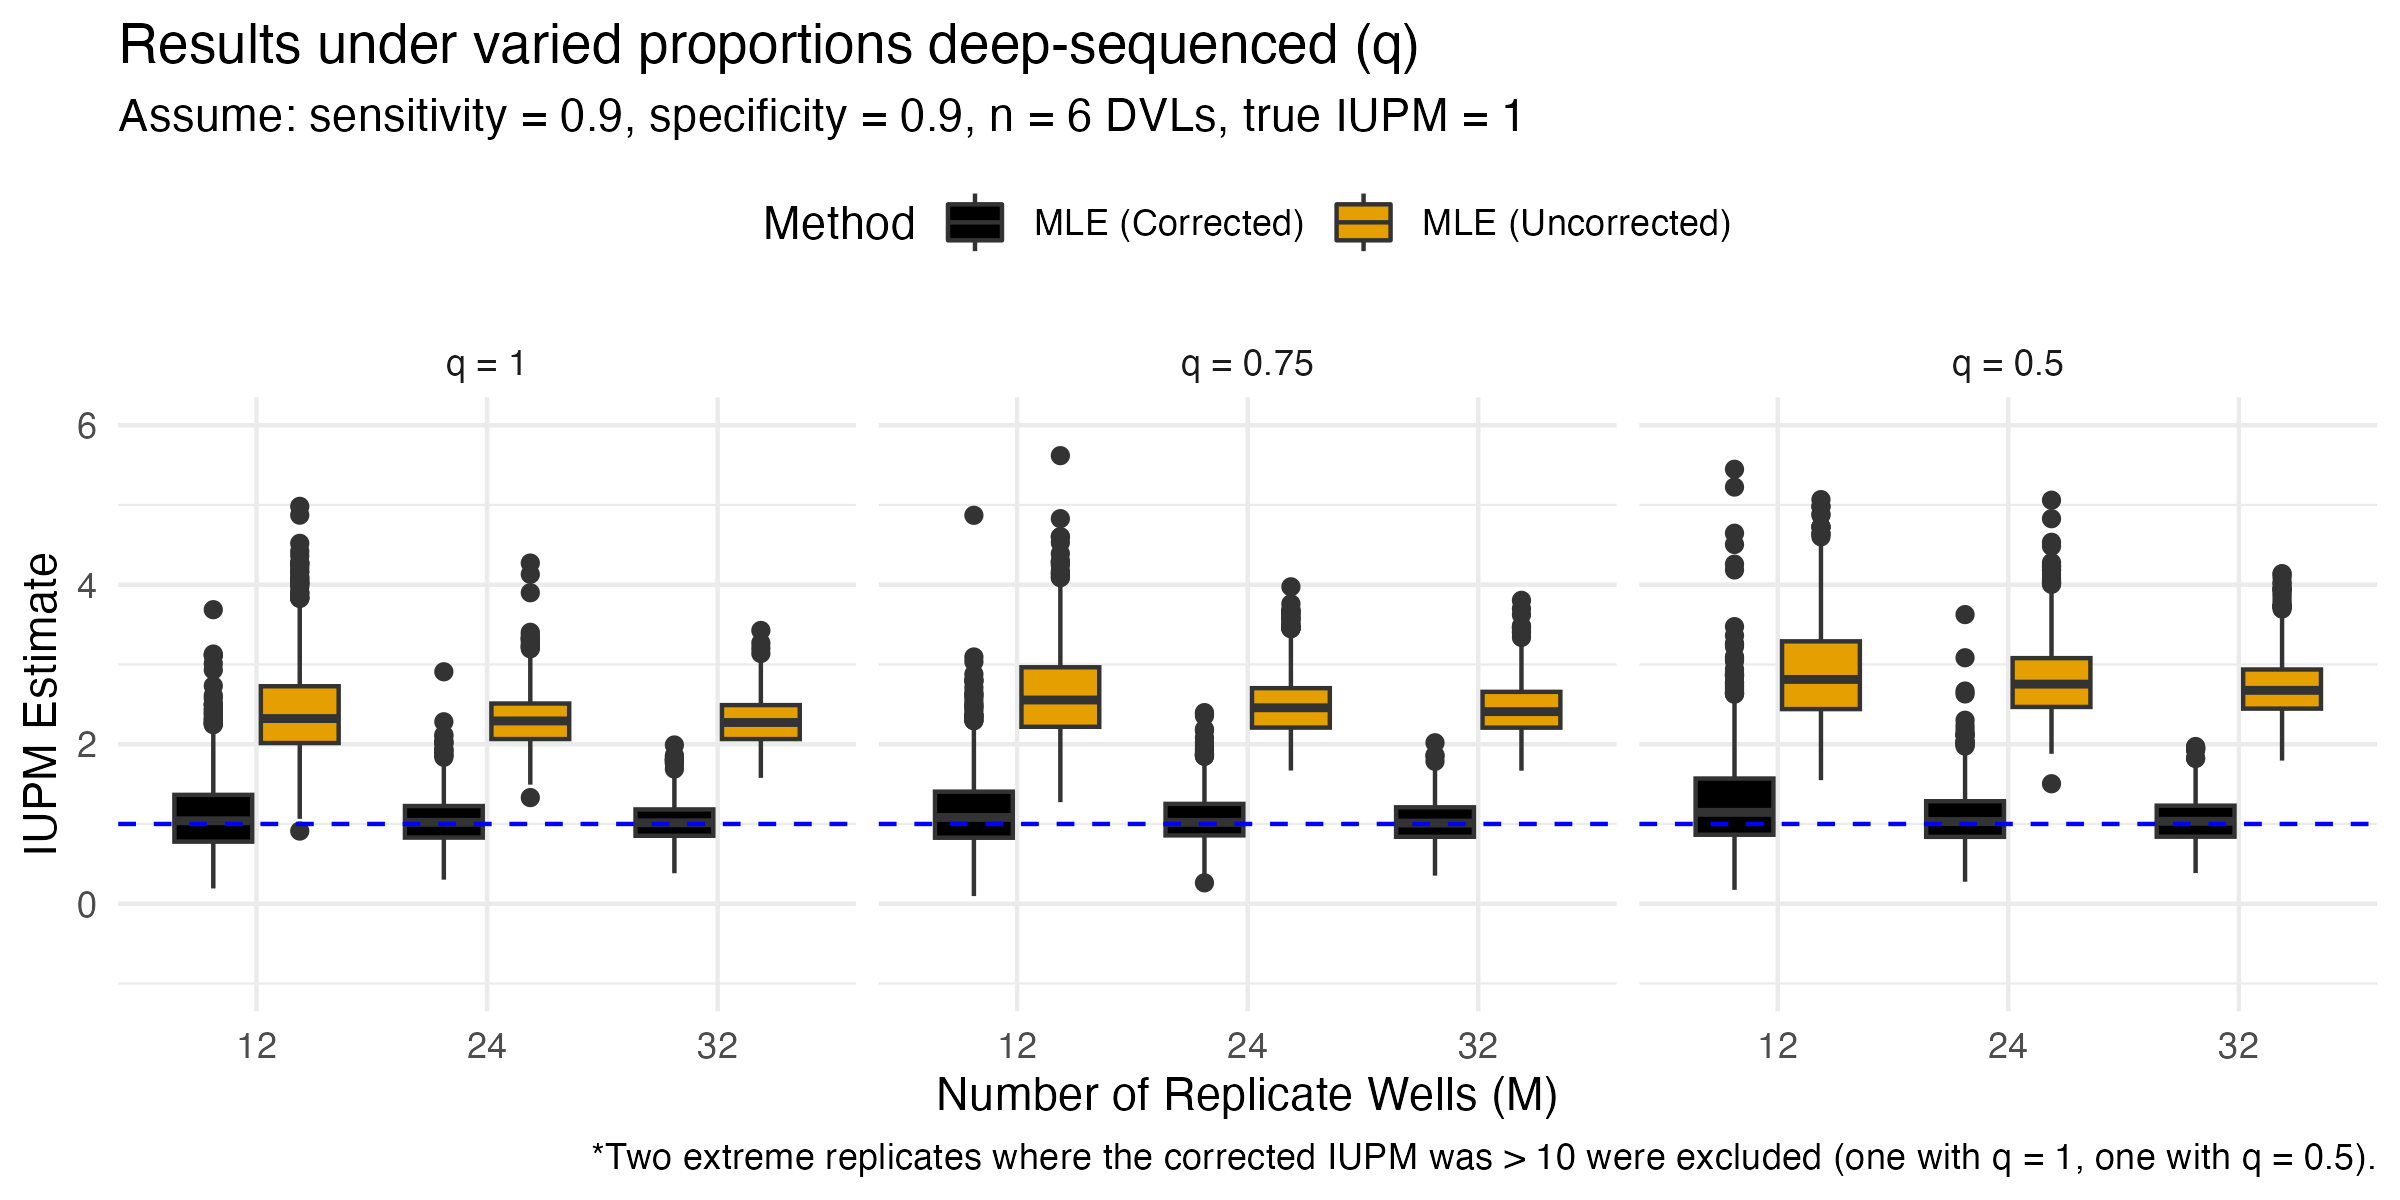

Write R code to recreate this figure.
d = "~/Downloads/vary-q/"
f = paste0(d, list.files(d))
Results = do.call(rbind, 
                  lapply(X = f, 
                         FUN = read.csv)) |> 
  dplyr::mutate(
    Lambda = ifelse(conv == 0, 
                    yes = as.numeric(Lambda), 
                    no = NA),
    Lambda_naive = ifelse(conv_naive == 0, 
                          yes = as.numeric(Lambda_naive), 
                          no = NA)
  )
Results |> 
  dplyr::group_by(M, q) |> 
  dplyr::summarize(
    corrected_reps = sum(!is.na(Lambda)),
    uncorrected_reps = sum(!is.na(Lambda_naive))
  ) |> 
  dplyr::ungroup() |> 
  dplyr::summarize(
    min_corrected_reps = min(corrected_reps), 
    min_uncorrected_reps = min(uncorrected_reps) 
  )
## Corrected IUPM estimator converged in >= 993 / 1000 reps per setting
## Uncorrected IUPM estimator converged in >= 962 / 1000 reps per setting
table(Results$msg)
table(Results$msg_naive)

Results |>
  dplyr::mutate(q = factor(x = q, 
                           levels = c(1, 0.75, 0.5), 
                           labels = paste0("q = ", c(1, 0.75, 0.5)))
  ) |>
  dplyr::select(M, q, Lambda, Lambda_naive) |>
  tidyr::gather("estimator", "value", -c(1:2)) |>
  dplyr::mutate(estimator = factor(x = estimator, 
                                   levels = c("Lambda", "Lambda_naive"),
                                   labels = c("MLE (Corrected)", "MLE (Uncorrected)"))) |> 
  ggplot(aes(x = factor(M), y = value, fill = estimator)) +
  geom_boxplot() +
  geom_hline(yintercept = 1, 
             linetype = 2, 
             color = "blue") +
  facet_grid(cols = vars(q), 
             scales = "free") + 
  ggthemes::scale_fill_colorblind(name = "Method") +
  # scale_fill_manual(values = wesanderson::wes_palette("Royal2", n = 3)[c(1, 3)], 
  #                   name = "Method") + 
  theme_minimal() + 
  theme(legend.position = "top") + 
  ylab("IUPM Estimate") + 
  xlab("Number of Replicate Wells (M)") + 
  ylim(c(-1, 6)) +
  ggtitle(label = "Results under varied proportions deep-sequenced (q)", 
          subtitle = "Assume: sensitivity = 0.9, specificity = 0.9, n = 6 DVLs, true IUPM = 1") +
  labs(caption = "*Two extreme replicates where the corrected IUPM was > 10 were excluded (one with q = 1, one with q = 0.5).")
ggsave(filename = "~/Downloads/boxplot-vary-q.png", 
       device = "png", units = "in", width = 8, height = 8)

Results |> 
  dplyr::group_by(M, q) |> 
  dplyr::summarize(
    corrected_reps = sum(!is.na(Lambda)),
    uncorrected_reps = sum(!is.na(Lambda_naive))
  ) |> 
  dplyr::ungroup() |> 
  dplyr::summarize(
    min_corrected_reps = min(corrected_reps), 
    min_uncorrected_reps = min(uncorrected_reps) 
  )
## Corrected IUPM estimator converged in >= 993 / 1000 reps per setting
## Uncorrected IUPM estimator converged in >= 962 / 1000 reps per setting
table(Results$msg)
table(Results$msg_naive)

Results |>
  dplyr::mutate(q = factor(x = q, 
                           levels = c(1, 0.75, 0.5), 
                           labels = paste0("q = ", c(1, 0.75, 0.5)))
  ) |>
  dplyr::select(M, q, Lambda, Lambda_naive) |>
  tidyr::gather("estimator", "value", -c(1:2)) |>
  dplyr::mutate(estimator = factor(x = estimator, 
                                   levels = c("Lambda", "Lambda_naive"),
                                   labels = c("MLE (Corrected)", "MLE (Uncorrected)"))) |> 
  ggplot(aes(x = factor(M), y = value, fill = estimator)) +
  geom_boxplot() +
  geom_hline(yintercept = 1, 
             linetype = 2, 
             color = "blue") +
  facet_grid(cols = vars(q), 
             scales = "free") + 
  ggthemes::scale_fill_colorblind(name = "Method") +
  # scale_fill_manual(values = wesanderson::wes_palette("Royal2", n = 3)[c(1, 3)], 
  #                   name = "Method") + 
  theme_minimal() + 
  theme(legend.position = "top") + 
  ylab("IUPM Estimate") + 
  xlab("Number of Replicate Wells (M)") + 
  ylim(c(-1, 6))
ggsave(filename = "~/Downloads/boxplot-vary-q-plain.png", 
       device = "png", units = "in", width = 8, height = 8)

